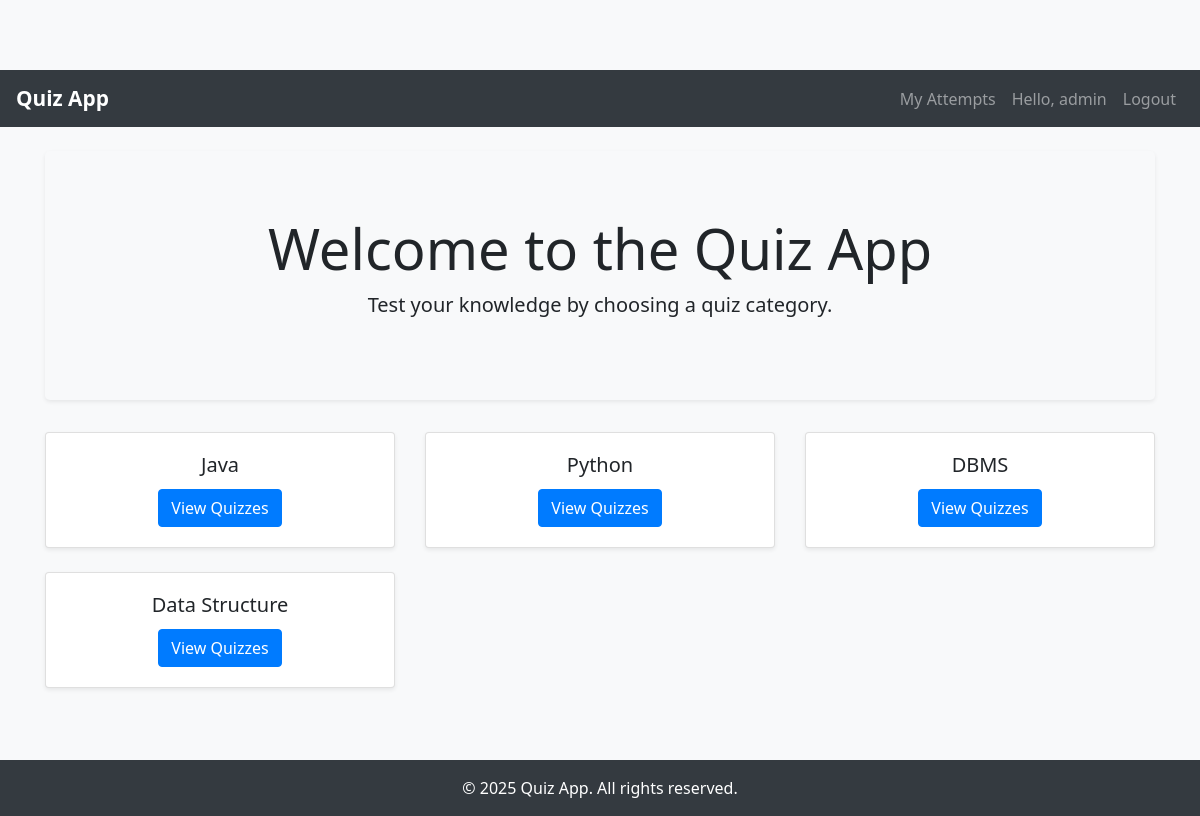
Screenshot of / (signed in) with the database file from the repository.
### core/models.py (models this page shows, shortened)
class Category(models.Model):
    name = models.CharField(max_length=100, unique=True)

### core/views.py (the view)
# urls.py: 2. Add a URL to urlpatterns:  path('', views.home, name='home')
def home(request):
    categories = Category.objects.all()
    return render(request, 'core/home.html', {'categories': categories})

### templates/core/home.html
{% extends 'core/base.html' %}
{% block content %}
<div class="jumbotron text-center bg-light shadow-sm">
<h1 class="display-4">Welcome to the Quiz App</h1>
<p class="lead">Test your knowledge by choosing a quiz category.</p>
</div>
<div class="row">
{% for category in categories %}
<div class="col-md-4 mb-4">
<div class="card shadow-sm">
<div class="card-body text-center">
<h5 class="card-title">{{ category.name }}</h5>
<a href="{% url 'category_quizzes' category.id %}" class="btn btn-primary">View
Quizzes</a>
</div>
</div>
</div>
{% empty %}
<div class="col-12 text-center">
<p>No categories available.</p>
</div>
{% endfor %}
</div>
{% endblock %}

### templates/core/base.html (shortened to what this page needs)
{% load static %}
<!DOCTYPE html>
<html lang="en">
<head>
    <link rel="stylesheet" href="https://stackpath.bootstrapcdn.com/bootstrap/4.5.2/css/bootstrap.min.css">
    <link rel="stylesheet" href="{% static 'core/style.css' %}">
</head>
<body>
 <nav class="navbar navbar-expand-lg navbar-dark bg-dark">
<a class="navbar-brand" href="{% url 'home' %}">Quiz App</a>
<div class="collapse navbar-collapse" id="navbarNav">
<ul class="navbar-nav ml-auto">
{% if user.is_authenticated %}
    <li class="nav-item"><a class="nav-link" href="{% url 'my_attempts' %}">My Attempts</a></li>
    <li class="nav-item"><a class="nav-link">Hello, {{ user.username }}</a></li>
    <li class="nav-item"><a class="nav-link" href="{% url 'logout' %}">Logout</a></li>
{% else %}
    <li class="nav-item"><a class="nav-link" href="{% url 'login' %}">Login</a></li>
    <li class="nav-item"><a class="nav-link" href="{% url 'register' %}">Register</a></li>
{% endif %}
</ul>
</div>
</nav>
 <div class="container mt-4">
 {% block content %}
 {% endblock %}
 </div>
 <footer class="bg-dark text-white text-center py-3 mt-5">
 &copy; 2025 Quiz App. All rights reserved.
 </footer>
</body>
</html>

### static/css/style.css (style rules this page uses)
body { font-family: 'Segoe UI', sans-serif; padding-top: 70px; background-color: #f8f9fa; }
.card { box-shadow: 0 0 10px rgba(0,0,0,0.05); }
.navbar-brand { font-weight: bold; font-size: 1.3rem; }

### rows the page displays
Category: name "Java"
Category: name "Python"
Category: name "DBMS"
Category: name "Data Structure"

### other values shown
{{ user.username }} "admin"
